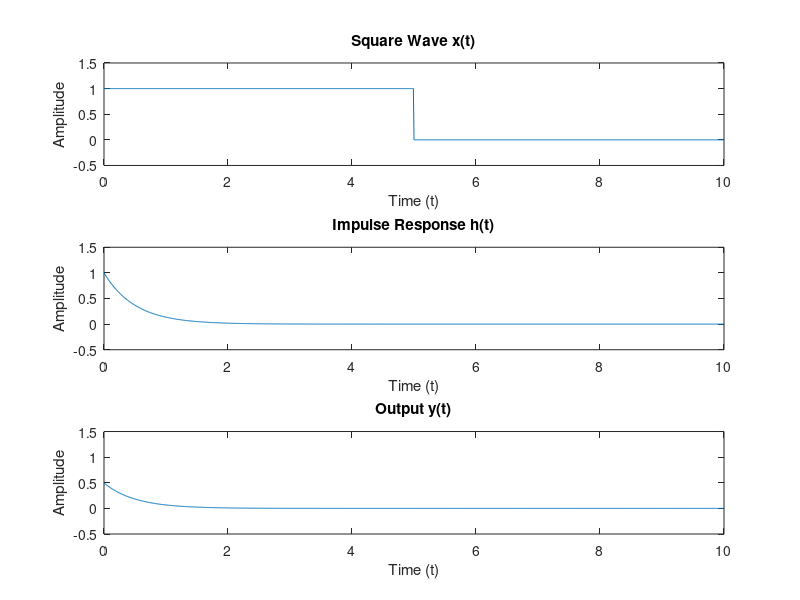

Recreate this plot in MATLAB.
% Define time vector 
t = 0:0.01:10; 
% Define x(t) as a square wave and h(t) as the impulse response 
x = (t>=0 & t<5); 
h = exp(-2*t).*(t>=0); 
% Perform convolution 
y = conv(x, h, 'same') * 0.01; 
% Set axis limits 
x_limits = [0 10]; 
y_limits = [-0.5 1.5]; % Adjust based on amplitude of y(t) 
% Plot the signals 
subplot(3,1,1); plot(t, x); title('Square Wave x(t)'); 
xlabel('Time (t)'); ylabel('Amplitude'); 
axis([x_limits y_limits]); 
subplot(3,1,2); plot(t, h); title('Impulse Response h(t)'); 
xlabel('Time (t)'); ylabel('Amplitude'); 
axis([x_limits y_limits]); 
subplot(3,1,3); plot(t, y); title('Output y(t)'); 
xlabel('Time (t)'); ylabel('Amplitude'); 
axis([x_limits y_limits]);